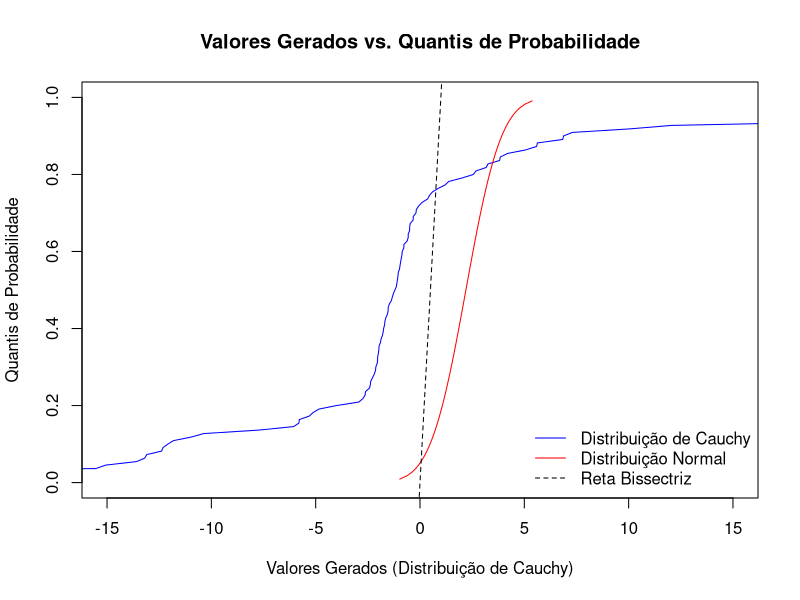

Write the R code that produced this figure.
# Fixar a semente
set.seed(1961)

# Definir os parâmetros da distribuição de Cauchy
localizacao_cauchy <- -1.4
escala_cauchy <- 1.8

# Gerar a amostra da distribuição de Cauchy
amostra_cauchy <- rcauchy(109, location = localizacao_cauchy, scale = escala_cauchy)

# Ordenar os valores da amostra de Cauchy
amostra_ordenada_cauchy <- sort(amostra_cauchy)

# Gerar os quantis de probabilidade da distribuição de Cauchy
quantis_cauchy <- seq(1, 109) / (109 + 1)

# Gerar uma amostra da distribuição normal
amostra_normal <- qnorm(quantis_cauchy, mean = 2.2, sd = sqrt(1.8))

# Ordenar os valores da amostra normal
amostra_ordenada_normal <- sort(amostra_normal)

# Gerar os quantis de probabilidade da distribuição normal
quantis_normal <- seq(1, 109) / (109 + 1)

# Criar o gráfico
plot(amostra_ordenada_cauchy, quantis_cauchy, type = "l", col = "blue",
     xlab = "Valores Gerados (Distribuição de Cauchy)", ylab = "Quantis de Probabilidade",
     main = "Valores Gerados vs. Quantis de Probabilidade",
     xlim = c(-15, 15), ylim = c(0, 1))
lines(amostra_ordenada_normal, quantis_normal, type = "l", col = "red")
abline(a = 0, b = 1, lty = 2)

# Adicionar legenda
legend("bottomright", legend = c("Distribuição de Cauchy", "Distribuição Normal", "Reta Bissectriz"),
       col = c("blue", "red", "black"), lty = c(1, 1, 2), bty = "n")